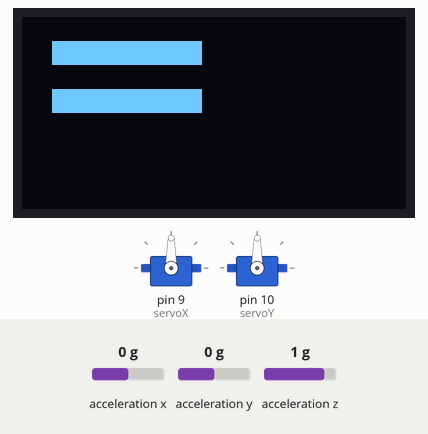
Simulated run of this sketch. Board: Arduino Uno, built with avr-gcc and run on an emulated ATmega328P. Parts: 128×64 one-colour display, 2 × servo. Wiring (from diagram.json): MPU-6050 motion sensor at I2C address 0x68; SSD1306 OLED at I2C address 0x3C. Inputs (shaded band) come from the test bench; at power-on: acceleration x 0 g, acceleration y 0 g, acceleration z 1 g. What the sketch prints to the serial monitor is not drawn.

Above: at 1.43 s.
1.7 s: acceleration x set to -1.4 g
At 2.43 s:
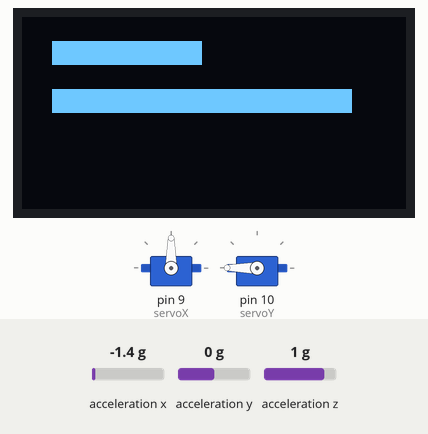
3.8 s: acceleration y set to -0.8 g
At 4.45 s:
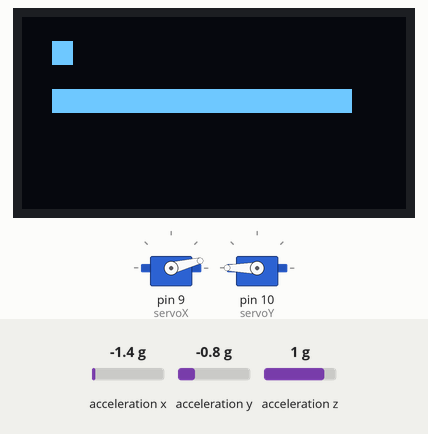
5.8 s: acceleration z set to 1.4 g
At 6.42 s:
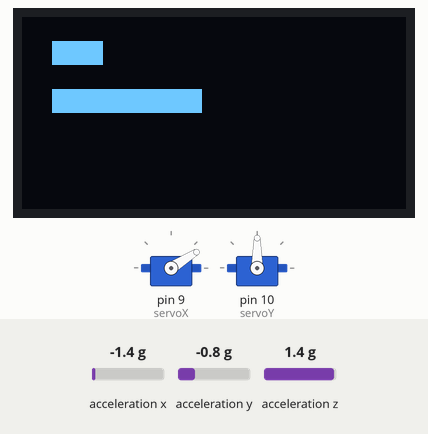
7.8 s: acceleration y set to 1.4 g
At 8.39 s:
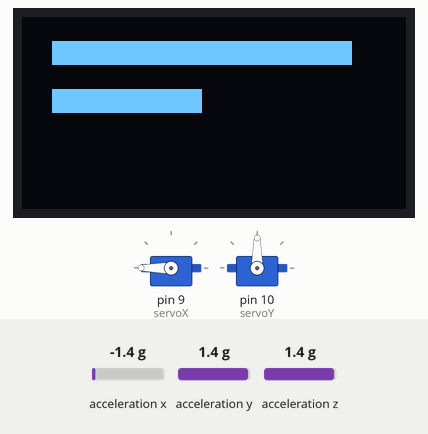
9.8 s: acceleration y set to 0.8 g
At 10.42 s:
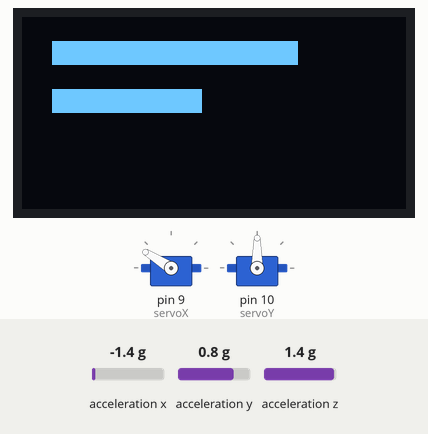
Timing chart, 0 to 12.8 s (numbered marks = the images above; inputs shaded):
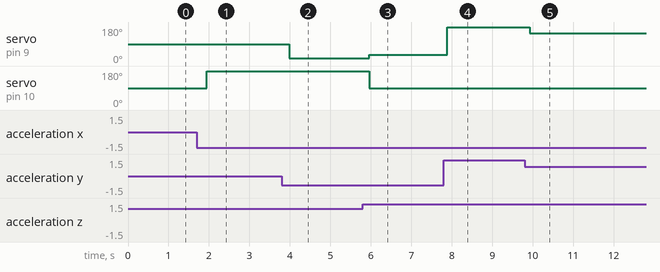

Measured:
- after the input at 1.7 s, servo on pin 10 (servoY): 90° → 180° after 0.24 s; the display: first differs from a run without the input after 0.65 s (image 1)
- after the input at 3.8 s, servo on pin 9 (servoX): 90° → 14° after 0.18 s; the display: first differs from a run without the input after 0.58 s (image 2)
- after the input at 5.8 s, servo on pin 9 (servoX): 14° → 32° after 0.17 s; servo on pin 10 (servoY): 180° → 90° after 0.17 s; the display: first differs from a run without the input after 0.55 s (image 3)
- after the input at 7.8 s, servo on pin 9 (servoX): 32° → 180° after 0.09 s; the display: first differs from a run without the input after 0.50 s (image 4)
- after the input at 9.8 s, servo on pin 9 (servoX): 180° → 148° after 0.13 s; the display: first differs from a run without the input after 0.54 s (image 5)

The sketch:

sketch.ino
```cpp
#include <Wire.h>
#include <Servo.h>

// MPU6050 Registers
const int MPU = 0x68;
int16_t AcX, AcY, AcZ;
float angleX, angleY;

// Servo setup
Servo servoX;
Servo servoY;

// OLED SSD1306 basic I2C
#define OLED_ADDR 0x3C
#define SCREEN_WIDTH 128
#define SCREEN_HEIGHT 64

void oledCommand(byte c) {
  Wire.beginTransmission(OLED_ADDR);
  Wire.write(0x00); // command
  Wire.write(c);
  Wire.endTransmission();
}

void oledData(byte d) {
  Wire.beginTransmission(OLED_ADDR);
  Wire.write(0x40); // data
  Wire.write(d);
  Wire.endTransmission();
}

void oledInit() {
  oledCommand(0xAE); // Display off
  oledCommand(0xA8); oledCommand(0x3F); // Multiplex
  oledCommand(0xD3); oledCommand(0x00); // Display offset
  oledCommand(0x40); // Display start line
  oledCommand(0xA1); // Segment remap
  oledCommand(0xC8); // COM Output Scan Direction
  oledCommand(0xDA); oledCommand(0x12);
  oledCommand(0x81); oledCommand(0x7F); // Contrast
  oledCommand(0xA4); // Display RAM
  oledCommand(0xA6); // Normal display
  oledCommand(0xD5); oledCommand(0x80);
  oledCommand(0x8D); oledCommand(0x14);
  oledCommand(0xAF); // Display on
  delay(100);
  oledClear();
}

void oledClear() {
  for (int i = 0; i < 8; i++) {
    oledCommand(0xB0 + i);
    oledCommand(0x00);
    oledCommand(0x10);
    for (int j = 0; j < 128; j++) {
      oledData(0x00);
    }
  }
}

// Just shows horizontal lines for visual feedback
void oledBar(int x, int y, int length) {
  oledCommand(0xB0 + y); // page
  oledCommand(0x00 + (x & 0x0F));
  oledCommand(0x10 + ((x >> 4) & 0x0F));
  for (int i = 0; i < length; i++) {
    oledData(0xFF);
  }
}

void setup() {
  Wire.begin();
  Serial.begin(9600);

  // MPU6050 init
  Wire.beginTransmission(MPU);
  Wire.write(0x6B);  // power management
  Wire.write(0);
  Wire.endTransmission(true);

  // OLED init
  oledInit();

  // Servo init
  servoX.attach(9);
  servoY.attach(10);
}

void loop() {
  // Read MPU6050 data
  Wire.beginTransmission(MPU);
  Wire.write(0x3B); // start with register 0x3B (ACCEL_XOUT_H)
  Wire.endTransmission(false);
  Wire.requestFrom(MPU, 6, true); // read 6 bytes

  AcX = Wire.read() << 8 | Wire.read();
  AcY = Wire.read() << 8 | Wire.read();
  AcZ = Wire.read() << 8 | Wire.read();

  // Calculate angles (in degrees)
  angleX = atan2(AcY, AcZ) * 180 / PI;
  angleY = atan2(-AcX, sqrt(AcY * AcY + AcZ * AcZ)) * 180 / PI;

  // Map angles to servo range
  int servoXVal = map((int)angleX, -45, 45, 0, 180);
  int servoYVal = map((int)angleY, -45, 45, 0, 180);
  servoXVal = constrain(servoXVal, 0, 180);
  servoYVal = constrain(servoYVal, 0, 180);

  // Move servos
  servoX.write(servoXVal);
  servoY.write(servoYVal);

  // OLED visual feedback (simple bars)
  oledClear();
  oledBar(10, 1, map(servoXVal, 0, 180, 0, 100)); // X axis bar
  oledBar(10, 3, map(servoYVal, 0, 180, 0, 100)); // Y axis bar

  Serial.print("Roll(X): ");
  Serial.print(angleX);
  Serial.print("  Pitch(Y): ");
  Serial.println(angleY);

  delay(100);
}
```
